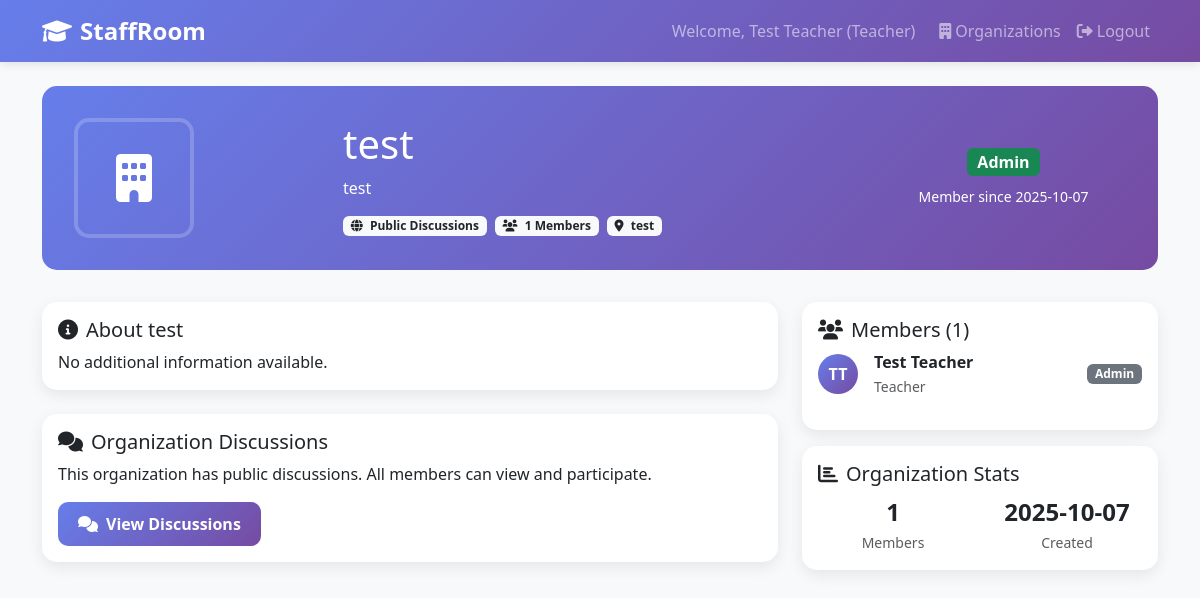
Before: /organization/4 (signed in) with the older database file.
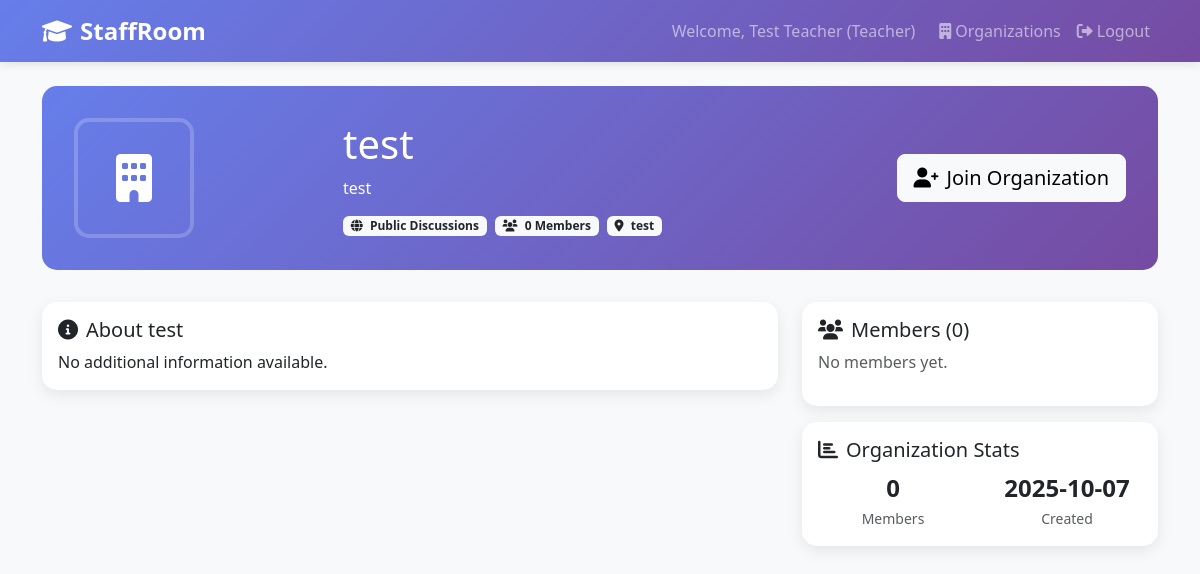
After: the same page with the newer database file.
### tables this page shows
CREATE TABLE organization_memberships (
                id INTEGER PRIMARY KEY AUTOINCREMENT,
                organization_id INTEGER NOT NULL,
                user_id INTEGER NOT NULL,
                role TEXT DEFAULT 'member' CHECK (role IN ('admin', 'moderator', 'member')),
                joined_at TIMESTAMP DEFAULT CURRENT_TIMESTAMP,
                FOREIGN KEY (organization_id) REFERENCES organizations (id),
                FOREIGN KEY (user_id) REFERENCES users (id),
                UNIQUE(organization_id, user_id)
            );

CREATE TABLE users (
                id INTEGER PRIMARY KEY AUTOINCREMENT,
                username TEXT UNIQUE NOT NULL,
                email TEXT UNIQUE NOT NULL,
                password_hash TEXT NOT NULL,
                first_name TEXT NOT NULL,
                last_name TEXT NOT NULL,
                user_type TEXT NOT NULL CHECK (user_type IN ('teacher', 'student', 'admin')),
                created_at TIMESTAMP DEFAULT CURRENT_TIMESTAMP,
                is_active BOOLEAN DEFAULT 1
            , phone_number TEXT, profile_photo_path TEXT, bio TEXT);

### web_app.py (the view)
@app.route('/organization/<int:org_id>')
def organization_detail(org_id):
    if 'user_id' not in session:
        return redirect(url_for('login'))
    organization = db.get_organization_by_id(org_id)
    if not organization:
        return "Organization not found", 404
    members = db.get_organization_members(org_id)
    user_membership = db.is_organization_member(org_id, session['user_id'])
    return render_template('organization_detail.html',
                         organization=organization,
                         members=members,
                         user_membership=user_membership,
                         is_org_admin=user_membership and user_membership['role'] == 'admin')

### web_app.py (called while the page is built)
    def get_connection(self):
        if self.db_path.startswith('postgresql://'):
            import psycopg2
            from psycopg2.extras import RealDictCursor
            conn = psycopg2.connect(self.db_path, cursor_factory=RealDictCursor)
        else:
            db_file = self.db_path.replace('sqlite:///', '')
            conn = sqlite3.connect(db_file)
            conn.row_factory = sqlite3.Row
        return conn

    def get_organization_by_id(self, org_id):
        conn = self.get_connection()
        cursor = conn.execute("""
            SELECT o.*, u.first_name, u.last_name
            FROM organizations o
            JOIN users u ON o.created_by = u.id
            WHERE o.id = ?
        """, (org_id,))
        organization = cursor.fetchone()
        conn.close()
        return dict(organization) if organization else None

### templates/organization_detail.html (shortened to what the changed rows need)
<!DOCTYPE html>
<html lang="en">
<head>
    <link href="https://cdn.jsdelivr.net/npm/bootstrap@5.3.0/dist/css/bootstrap.min.css" rel="stylesheet">
    <link href="https://cdnjs.cloudflare.com/ajax/libs/font-awesome/6.0.0/css/all.min.css" rel="stylesheet">
</head>
<body>
    <div class="container mt-4">
        <div class="organization-header">
            <div class="row align-items-center">
                <div class="col-md-6">
                    <h1 class="mb-2">{{ organization.name }}</h1>
                    <div class="d-flex align-items-center">
                        <span class="badge bg-light text-dark me-2">
                            <i class="fas fa-{% if organization.discussion_privacy == 'public' %}globe{% else %}lock{% endif %} me-1"></i>
                            {{ organization.discussion_privacy.title() }} Discussions
                        </span>
                        <span class="badge bg-light text-dark me-2">
                            <i class="fas fa-users me-1"></i>
                            {{ members|length }} Members
                        </span>
                        {% if organization.location %}
                        <span class="badge bg-light text-dark">
                            <i class="fas fa-map-marker-alt me-1"></i>
                            {{ organization.location }}
                        </span>
                        {% endif %}
                    </div>
                </div>
                <div class="col-md-3 text-end">
                    {% if not user_membership %}
                    <button class="btn btn-light btn-lg" id="joinOrgBtn">
                        <i class="fas fa-user-plus me-2"></i>Join Organization
                    </button>
                    {% else %}
                    <div class="text-center">
                        <span class="badge bg-success fs-6 mb-2">{{ user_membership.role.title() }}</span>
                        <br>
                        {% if user_membership.joined_at %}
                        <small>Member since {{ user_membership.joined_at[:10] }}</small>
                        {% endif %}
                    </div>
                    {% endif %}
                </div>
            </div>
        </div>
        <div class="row">
            <div class="col-md-8">
                {% if user_membership %}
                <div class="card">
                    <div class="card-body">
                        <h5 class="card-title">
                            <i class="fas fa-comments me-2"></i>Organization Discussions
                        </h5>
                        <p class="card-text">
                            {% if organization.discussion_privacy == 'private' %}
                            This organization has private discussions. Only members can view and participate.
                            {% else %}
                            This organization has public discussions. All members can view and participate.
                            {% endif %}
                        </p>
                        <a href="{{ url_for('discussions') }}?org={{ organization.id }}" class="btn btn-primary">
                            <i class="fas fa-comments me-2"></i>View Discussions
                        </a>
                    </div>
                </div>
                {% endif %}
            </div>
            <div class="col-md-4">
                <div class="card">
                    <div class="card-body">
                        <h5 class="card-title">
                            <i class="fas fa-users me-2"></i>Members ({{ members|length }})
                        </h5>
                        {% if members %}
                            <div class="members-list">
                                {% for member in members %}
                                <div class="d-flex align-items-center mb-3">
                                    <div class="member-avatar me-3">
                                        {{ member.first_name[0] }}{{ member.last_name[0] }}
                                    </div>
                                    <div class="flex-grow-1">
                                        <div class="fw-bold">{{ member.first_name }} {{ member.last_name }}</div>
                                        <small class="text-muted">{{ member.user_type.title() }}</small>
                                    </div>
                                    <span class="badge bg-secondary">{{ member.role.title() }}</span>
                                </div>
                                {% endfor %}
                            </div>
                        {% else %}
                            <p class="text-muted">No members yet.</p>
                        {% endif %}
                    </div>
                </div>
                <div class="card mt-3">
                    <div class="card-body">
                        <div class="row text-center">
                            <div class="col-6">
                                <div class="fw-bold fs-4">{{ members|length }}</div>
                                <small class="text-muted">Members</small>
                            </div>
                        </div>
                    </div>
                </div>
            </div>
        </div>
    </div>
</body>
</html>

Changed rows visible on the page:
removed organization_memberships: role "Admin", joined_at "2025-10-07", first_name "T", last_name "T", first_name "Test", last_name "Teacher", user_type "Teacher"
Other visible differences:
{{ members|length }}: "1" → "0"
text no longer shown: "Member since Organization Discussions This organization has public discussions. All members can view and participate. View Discussions"
text now shown: "Join Organization No members yet."
